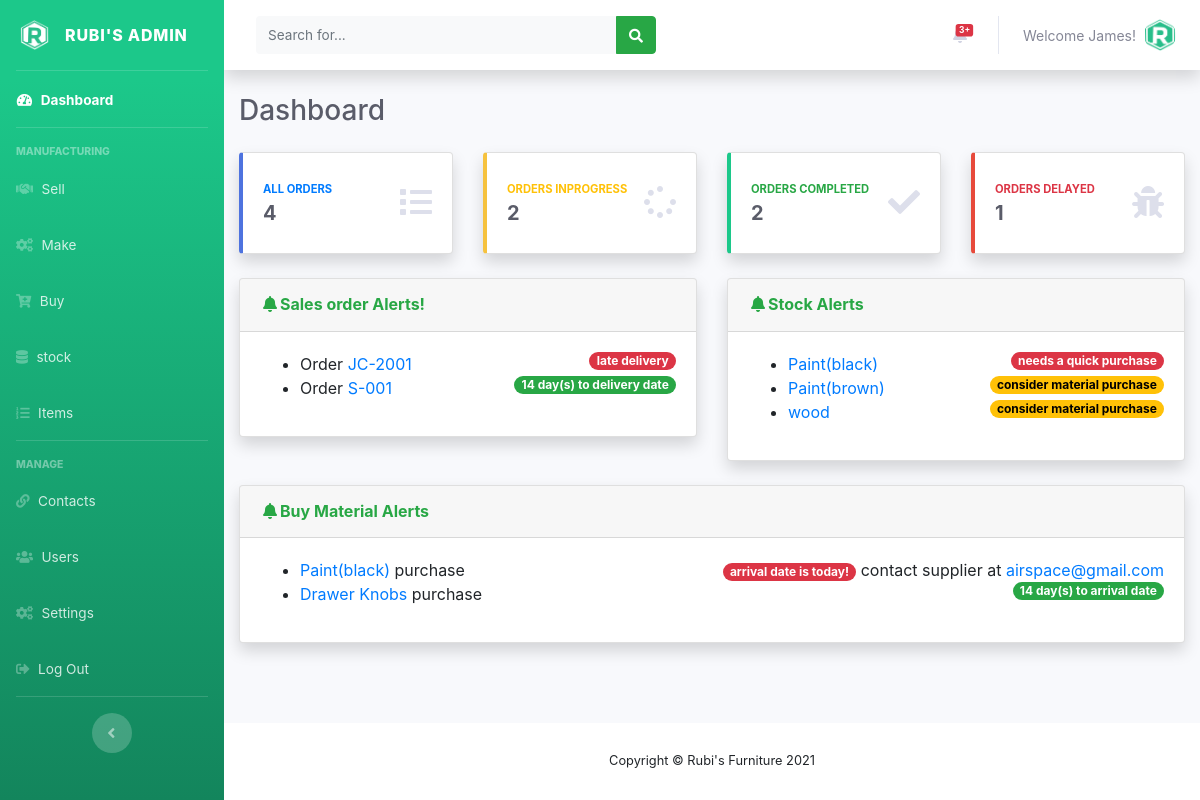
/admin/index.php (signed in), run on the app's committed database.
### tables this page shows
CREATE TABLE IF NOT EXISTS `users` (
  `user_id` int(11) NOT NULL AUTO_INCREMENT,
  `full_name` varchar(150) NOT NULL,
  `user_name` varchar(120) NOT NULL,
  `user_password` varchar(250) NOT NULL,
  `email` varchar(120) NOT NULL,
  `role` int(10) NOT NULL,
  `date_created` timestamp NOT NULL DEFAULT CURRENT_TIMESTAMP,
  PRIMARY KEY (`user_id`),
  KEY `role` (`role`)
);

CREATE TABLE IF NOT EXISTS `tbl_sales_orders` (
  `id` int(11) NOT NULL AUTO_INCREMENT,
  `order_number` varchar(150) NOT NULL,
  `item` int(11) NOT NULL,
  `order_quantity` int(10) NOT NULL,
  `customer_name` varchar(150) NOT NULL,
  `total_amount` int(11) NOT NULL,
  `delivery_deadline` date DEFAULT NULL,
  `order_status` int(11) NOT NULL DEFAULT '0',
  `make_status` int(10) NOT NULL DEFAULT '0',
  `order_priority` int(11) NOT NULL DEFAULT '0',
  PRIMARY KEY (`id`)
);

CREATE TABLE IF NOT EXISTS `tbl_stock_material` (
  `id` int(11) NOT NULL AUTO_INCREMENT,
  `material_name` int(11) NOT NULL,
  `material_category` int(11) NOT NULL,
  `material_supplier` int(11) NOT NULL,
  `in_stock` int(11) NOT NULL,
  `m_expected_items` int(10) NOT NULL,
  `m_expected_date` date DEFAULT NULL,
  `committed` int(11) NOT NULL,
  PRIMARY KEY (`id`),
  KEY `item_name` (`material_name`)
);

CREATE TABLE IF NOT EXISTS `tbl_materials` (
  `id` int(11) NOT NULL AUTO_INCREMENT,
  `material_name` varchar(150) NOT NULL,
  `material_code` varchar(150) NOT NULL,
  `category` int(11) NOT NULL,
  `default_supplier` int(11) NOT NULL,
  `purchase_price` float NOT NULL,
  `date_created` timestamp NOT NULL DEFAULT CURRENT_TIMESTAMP,
  PRIMARY KEY (`id`)
);

CREATE TABLE IF NOT EXISTS `tbl_buy_materials` (
  `id` int(11) NOT NULL AUTO_INCREMENT,
  `material_id` int(11) NOT NULL,
  `buy_quantity` int(11) NOT NULL,
  `arrival_date` date NOT NULL,
  `status` int(11) NOT NULL DEFAULT '0',
  PRIMARY KEY (`id`)
);

CREATE TABLE IF NOT EXISTS `tbl_suppliers` (
  `id` int(11) NOT NULL AUTO_INCREMENT,
  `supplier_name` varchar(150) NOT NULL,
  `supplier_phone` int(11) DEFAULT NULL,
  `supplier_email` varchar(255) DEFAULT NULL,
  `admin_comment` varchar(255) DEFAULT NULL,
  PRIMARY KEY (`id`)
);

### admin/index.php (the view, shortened to what this page needs)
<?php
include('../includes/config.php');
if (empty($_SESSION['user_id'])){
  header('Location: ../index.php');
}
else{
  include('includes/header.php');
  include('includes/navbar.php');
  include('includes/topbar.php');
  ?>
  <div class="container-fluid">
    <div class="d-sm-flex align-items-center justify-content-between mb-4">
      <h1 class="h3 mb-0 text-gray-800">Dashboard</h1>
    </div>
    <div class="row">
      <div class="col-xl-3 col-md-6 mb-4">
        <a href="allorders.php">
          <div class="card border-left-primary shadow h-100 py-2">
            <div class="card-body">
              <div class="row no-gutters align-items-center">
                <div class="col mr-2">
                  <div class="text-xs font-weight-bold text-primary text-uppercase mb-1">
                    All Orders</div>
                    <?php
                    $sql ="SELECT id FROM tbl_sales_orders";
                    $query = $dbconn -> prepare($sql);
                    $query->execute();
                    $all_orders=$query->rowCount();
                    ?>
                    <div class="h5 mb-0 font-weight-bold text-gray-800"><?php echo($all_orders); ?></div>
                  </div>
                  <div class="col-auto">
                    <i class="fas fa-list fa-2x text-gray-300"></i>
                  </div>
                </div>
              </div>
            </div>
          </a>
        </div>
        <div class="col-xl-3 col-md-6 mb-4">
          <a href="ordersinprogress.php">
            <div class="card border-left-warning shadow h-100 py-2">
              <div class="card-body">
                <div class="row no-gutters align-items-center">
                  <div class="col mr-2">
                    <div class="text-xs font-weight-bold text-warning text-uppercase mb-1">
                      Orders Inprogress </div>
                      <?php
                      $sql ="SELECT id FROM tbl_sales_orders WHERE make_status = 2";
                      $query = $dbconn -> prepare($sql);
                      $query->execute();
                      $orders_in_progress=$query->rowCount();
                      ?>
                      <div class="h5 mb-0 font-weight-bold text-gray-800"><?php echo($orders_in_progress);?></div>
                    </div>
                    <div class="col-auto">
                      <i class="fas fa-spinner fa-2x text-gray-300"></i>
                    </div>
                  </div>
                </div>
              </div>
            </a>
          </div>
          <div class="col-xl-3 col-md-6 mb-4">
            <a href="orderscompleted.php">
              <div class="card border-left-success shadow h-100 py-2">
                <div class="card-body">
                  <div class="row no-gutters align-items-center">
                    <div class="col mr-2">
                      <div class="text-xs font-weight-bold text-success text-uppercase mb-1">
                        Orders Completed </div>
                        <?php
                        $sql ="SELECT id FROM tbl_sales_orders WHERE order_status = 2";
                        $query = $dbconn -> prepare($sql);
                        $query->execute();
                        $orders_completed=$query->rowCount();
                        ?>
                        <div class="h5 mb-0 font-weight-bold text-gray-800"><?php echo($orders_completed);?></div>
                      </div>
                      <div class="col-auto">
                        <i class="fas fa-check fa-2x text-gray-300"></i>
                      </div>
                    </div>
                  </div>
                </div>
              </a>
            </div>
            <div class="col-xl-3 col-md-6 mb-4">
              <a href="ordersdelayed.php">
                <div class="card border-left-danger shadow h-100 py-2">
                  <div class="card-body">
                    <div class="row no-gutters align-items-center">
                      <div class="col mr-2">
                        <div class="text-xs font-weight-bold text-danger text-uppercase mb-1">
                          Orders Delayed</div>
                          <?php
                          $sql ="SELECT * FROM tbl_sales_orders WHERE delivery_deadline < now()";
                          $query = $dbconn -> prepare($sql);
                          $query->execute();
                          $orders_delayed=$query->rowCount();
                          ?>
                          <div class="h5 mb-0 font-weight-bold text-gray-800"><?php echo($orders_delayed);?></div>
                        </div>
                        <div class="col-auto">
                          <i class="fas fa-bug fa-2x text-gray-300"></i>
                        </div>
                      </div>
                    </div>
                  </div>
                </a>
              </div>
              <div class="col-xl-6 col-lg-6">
                <div class="card shadow mb-4">
                  <div
                  class="card-header py-3 d-flex flex-row align-items-center justify-content-between">
                  <h6 class="m-0 font-weight-bold text-success"> <i class="fas fa-bell fa-fw"></i>Sales order Alerts!</h6>
                </div>
                <div class="card-body">
                  <ul>
                    <?php
                    $sql = "SELECT * FROM `tbl_sales_orders` where order_status < 2";
                    $query = $dbconn -> prepare($sql);
                    $query->execute();
                    $results=$query->fetchAll(PDO::FETCH_OBJ);
                    if($results){
                      foreach ($results as $result) {?>
                        <?php
                        $datetime1 = strtotime($result->delivery_deadline);
                        $datetime2 = strtotime(date("Y-m-d"));
                        $secs = $datetime1 - $datetime2;
                        $days = $secs / 86400;
                        if($days == 0){ ?>
                          <li>Order <a href="sellsorders.php"><?php echo htmlentities($result->order_number); ?></a><span class="badge badge-pill badge-danger float-right"><?php echo ("delivery date is today!");?></span></li>
                        <?php }
                        else if($days > 0 AND $days <= 2){?>
                          <li>Order <a href="sellsorders.php"><?php echo htmlentities($result->order_number); ?></a><span class="badge badge-pill badge-warning float-right"><?php echo ($days."  day(s) to delivery date");?></span></li>
                        <?php }
                        else if($days > 2){?>
                          <li> Order <a href="sellsorders.php"><?php echo htmlentities($result->order_number); ?></a><span class="badge badge-pill badge-success float-right"><?php echo ($days."  day(s) to delivery date");?></span></li>
                        <?php }
                        else { ?>
                          <li>Order <a href="sellsorders.php"><?php echo htmlentities($result->order_number); ?></a><span class="badge badge-pill badge-danger float-right"><?php echo ("late delivery");?></span></li>
                        <?php    }
                      }} ?>
                    </ul>
                  </div>
                </div>
              </div>
              <div class="col-xl-6 col-lg-6">
                <div class="card shadow mb-4">
                  <div
                  class="card-header py-3 d-flex flex-row align-items-center justify-content-between">
                  <h6 class="m-0 font-weight-bold text-success"><i class="fas fa-bell fa-fw"></i>Stock Alerts</h6>
                </div>
                <div class="card-body">
                  <ul>
                    <?php
                    $sql = "SELECT tbl_stock_material.*, tbl_materials.material_name FROM tbl_stock_material INNER JOIN tbl_materials on tbl_stock_material.material_name = tbl_materials.id where in_stock < 5";
                    $query = $dbconn -> prepare($sql);
                    $query->execute();
                    $results=$query->fetchAll(PDO::FETCH_OBJ);
                    if($results){
                      foreach ($results as $result) {
                        if($result->in_stock < 3){?>
                          <li><a href="stockmaterials.php"><?php echo htmlentities($result->material_name); ?></a> <span class="badge badge-pill badge-danger float-right"><?php echo ("needs a quick purchase");?></span></li>
                          <?php }
                          else{ ?>
                            <li><a href="stockmaterials.php"><?php echo htmlentities($result->material_name); ?></a> <span style="color: #000" class="badge b badge-pill badge-warning float-right"><?php echo ("consider material purchase");?></span></li>
                        <?php  }  }
                      }?>
                    </ul>
                  </div>
                </div>
              </div>
              <div class="col-xl-12 col-lg-12">
                <div class="card shadow mb-4">
                  <div
                  class="card-header py-3 d-flex flex-row align-items-center justify-content-between">
                  <h6 class="m-0 font-weight-bold text-success"><i class="fas fa-bell fa-fw"></i>Buy Material Alerts</h6>
                </div>
                <div class="card-body">
                  <ul>
                    <?php
                    $sql = "SELECT tbl_buy_materials.*, tbl_materials.material_name, tbl_materials.default_supplier FROM tbl_buy_materials INNER JOIN tbl_materials on tbl_buy_materials.material_id = tbl_materials.id where status = 0";
                    $query = $dbconn -> prepare($sql);
                    $query->execute();
                    $results=$query->fetchAll(PDO::FETCH_OBJ);
                    if($results){
                      foreach ($results as $result) {?>
                        <?php
                        $datetime1 = strtotime($result->arrival_date);
                        $datetime2 = strtotime(date("Y-m-d"));
                        $secs = $datetime1 - $datetime2;
                        $days = $secs / 86400;
                        if($days == 0){ ?>
                          <li><a href="buymaterials.php"><?php echo htmlentities($result->material_name); ?></a> purchase <div class="float-right"><span class="badge badge-pill badge-danger"><?php echo ("arrival date is today!");?> </span> contact supplier at
                            <?php
                            $supplier = $result->default_supplier;
                            $sql = "SELECT supplier_email FROM tbl_suppliers WHERE id = :supplier";
                            $query = $dbconn -> prepare($sql);
                            $query->bindParam(':supplier',$supplier, PDO::PARAM_INT);
                            $query->execute();
                            $results=$query->fetchAll(PDO::FETCH_OBJ);
                            if($results){
                              foreach ($results as $result) {?>
                                <a href="mailto:<?php echo$result->supplier_email; ?>"> <?php echo ($result->supplier_email); ?></a>
                            <?php  }
                            }?>
                          </div></li>
                        <?php }
                        else if($days > 0 AND $days <= 2){?>
                          <li><a href="buymaterials.php"><?php echo htmlentities($result->material_name); ?></a> purchase <span class="badge badge-pill badge-warning float-right"><?php echo ($days."  day(s) to arrival date");?></span></li>
                        <?php }
                        else if($days > 2){?>
                          <li> <a href="buymaterials.php"><?php echo htmlentities($result->material_name); ?></a> purchase <span class="badge badge-pill badge-success float-right"><?php echo ($days."  day(s) to arrival date");?></span></li>
                        <?php }
                        else { ?>
                          <li><a href="buymaterials.php"><?php echo htmlentities($result->material_name); ?></a> purchase<span class="badge badge-pill badge-danger float-right"><?php echo ("purchase is beyond arrival date");?></span></li>
                        <?php    }
                      }} ?>
                    </ul>
                  </div>
                </div>
              </div>
            </div>
          </div>
        </div>
        <?php
        include('includes/footer.php');
      }?>

### admin/includes/topbar.php (shortened to what this page needs)
<div id="content-wrapper" class="d-flex flex-column">
  <div id="content">
    <nav class="navbar navbar-expand navbar-light bg-white topbar mb-4 static-top shadow">
      <form
      class="d-none d-sm-inline-block form-inline mr-auto ml-md-3 my-2 my-md-0 mw-100 navbar-search">
      <div class="input-group">
        <input type="text" class="form-control bg-light border-0 small" placeholder="Search for..."
        aria-label="Search" aria-describedby="basic-addon2">
        <div class="input-group-append">
          <button class="btn btn-success" type="button">
            <i class="fas fa-search fa-sm"></i>
          </button>
        </div>
      </div>
    </form>
    <ul class="navbar-nav ml-auto">
  <li class="nav-item dropdown no-arrow mx-1">
    <a class="nav-link dropdown-toggle" href="#" id="alertsDropdown" role="button"
    data-toggle="dropdown" aria-haspopup="true" aria-expanded="false">
    <span class="badge badge-danger badge-counter">3+</span>
  </a>
</li>
<li class="nav-item dropdown no-arrow">
  <a class="nav-link dropdown-toggle" href="#" id="userDropdown" role="button"
  data-toggle="dropdown" aria-haspopup="true" aria-expanded="false">
  <?php
  $staff_id = $_SESSION['user_id'];
  $sql = "SELECT user_name FROM users WHERE user_id = :staff_id";
  $querry=$dbconn->prepare($sql);
  $querry->bindParam(':staff_id', $staff_id, PDO::PARAM_INT);
  $querry->execute();
  $rows = $querry->fetchAll(PDO::FETCH_ASSOC);
  $count = $querry->rowCount();
  if($count > 0)
  {
    foreach($rows as $row) {?>
      <span class="mr-2 d-none d-lg-inline text-gray-600 small"><?php echo htmlentities('Welcome'."  ".$row['user_name'].'!') ?></span>
    <?php }
  }?>
  <img class="img-profile rounded-circle"
  src="../assets/img/logo/rubi_icon.png">
</a>
</li>
</ul>
</nav>

### admin/custom-css/mystyle.css (style rules this page uses)
.form-control { border:0; padding: 7px; border-bottom: solid 1px #ccc; }

### data on the page
users: user_name "Welcome James!"
tbl_sales_orders: order_number "JC-2001"
tbl_sales_orders: order_number "S-001"
tbl_stock_material: tbl_materials.material_name "Paint(black)"
tbl_stock_material: tbl_materials.material_name "Paint(brown)"
tbl_stock_material: tbl_materials.material_name "wood"
tbl_buy_materials: material.material_name "Paint(black)"
tbl_suppliers: supplier_email "airspace@gmail.com"
tbl_buy_materials: material.material_name "Drawer Knobs"

### other printed values
$all_orders "4"
$orders_in_progress "2"
$orders_completed "2"
$orders_delayed "1"
